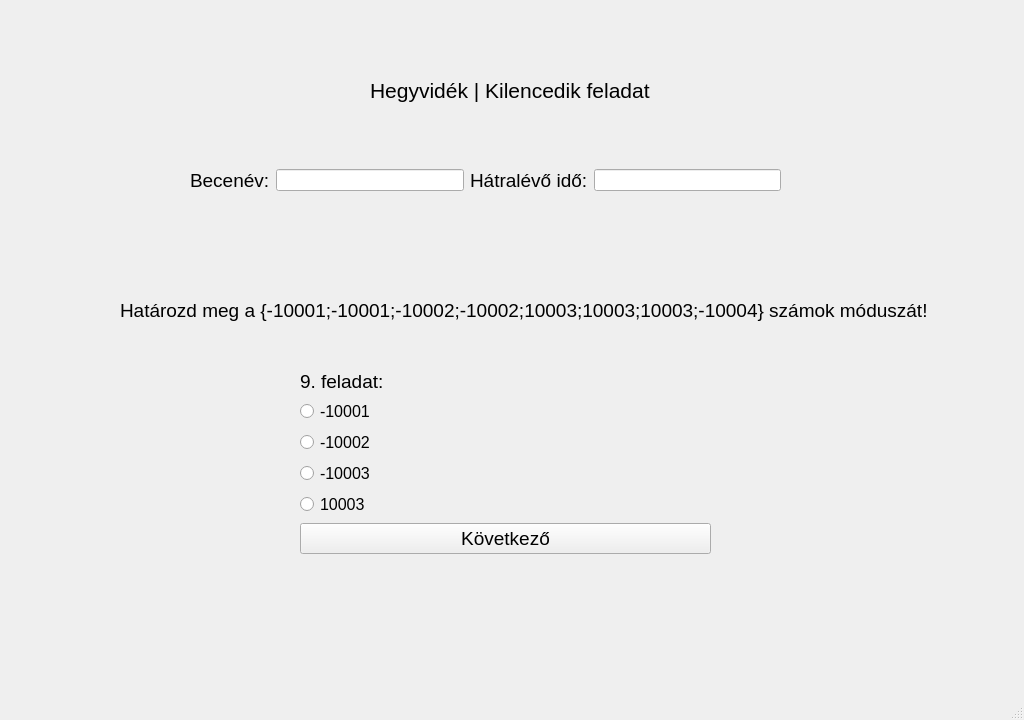
<?xml version="1.0" encoding="UTF-8"?>
<ui version="4.0">
 <class>ques1</class>
 <widget class="QMainWindow" name="ques1">
  <property name="geometry">
   <rect>
    <x>0</x>
    <y>0</y>
    <width>1024</width>
    <height>720</height>
   </rect>
  </property>
  <property name="windowTitle">
   <string>Játékos matematikai gyakorlóprogram</string>
  </property>
  <widget class="QWidget" name="centralwidget">
   <widget class="QLabel" name="label">
    <property name="geometry">
     <rect>
      <x>0</x>
      <y>-10</y>
      <width>1024</width>
      <height>720</height>
     </rect>
    </property>
    <property name="text">
     <string/>
    </property>
    <property name="pixmap">
     <pixmap>../szakdoga hátterek/game-background-cartoon-game-design-nature-asset-vector.jpg</pixmap>
    </property>
    <property name="scaledContents">
     <bool>true</bool>
    </property>
   </widget>
   <widget class="QLabel" name="label_4">
    <property name="geometry">
     <rect>
      <x>370</x>
      <y>70</y>
      <width>291</width>
      <height>41</height>
     </rect>
    </property>
    <property name="sizePolicy">
     <sizepolicy hsizetype="Expanding" vsizetype="Preferred">
      <horstretch>0</horstretch>
      <verstretch>0</verstretch>
     </sizepolicy>
    </property>
    <property name="font">
     <font>
      <pointsize>16</pointsize>
     </font>
    </property>
    <property name="cursor">
     <cursorShape>ArrowCursor</cursorShape>
    </property>
    <property name="text">
     <string>Hegyvidék | Kilencedik feladat</string>
    </property>
   </widget>
   <widget class="QWidget" name="horizontalLayoutWidget">
    <property name="geometry">
     <rect>
      <x>190</x>
      <y>140</y>
      <width>591</width>
      <height>81</height>
     </rect>
    </property>
    <layout class="QHBoxLayout" name="horizontalLayout">
     <item>
      <widget class="QLabel" name="label_2">
       <property name="font">
        <font>
         <pointsize>14</pointsize>
        </font>
       </property>
       <property name="text">
        <string>Becenév:</string>
       </property>
      </widget>
     </item>
     <item>
      <widget class="QLineEdit" name="T1">
       <property name="sizePolicy">
        <sizepolicy hsizetype="Expanding" vsizetype="Fixed">
         <horstretch>0</horstretch>
         <verstretch>0</verstretch>
        </sizepolicy>
       </property>
      </widget>
     </item>
     <item>
      <widget class="QLabel" name="label_3">
       <property name="font">
        <font>
         <pointsize>14</pointsize>
        </font>
       </property>
       <property name="text">
        <string>Hátralévő idő:</string>
       </property>
      </widget>
     </item>
     <item>
      <widget class="QLineEdit" name="T2">
       <property name="sizePolicy">
        <sizepolicy hsizetype="Expanding" vsizetype="Fixed">
         <horstretch>0</horstretch>
         <verstretch>0</verstretch>
        </sizepolicy>
       </property>
      </widget>
     </item>
    </layout>
   </widget>
   <widget class="QWidget" name="formLayoutWidget">
    <property name="geometry">
     <rect>
      <x>300</x>
      <y>370</y>
      <width>411</width>
      <height>251</height>
     </rect>
    </property>
    <layout class="QFormLayout" name="formLayout">
     <property name="labelAlignment">
      <set>Qt::AlignLeading|Qt::AlignLeft|Qt::AlignTop</set>
     </property>
     <item row="1" column="0">
      <widget class="QLabel" name="label_5">
       <property name="font">
        <font>
         <pointsize>14</pointsize>
        </font>
       </property>
       <property name="text">
        <string>9. feladat:</string>
       </property>
      </widget>
     </item>
     <item row="2" column="0">
      <widget class="QRadioButton" name="R1">
       <property name="font">
        <font>
         <pointsize>12</pointsize>
        </font>
       </property>
       <property name="text">
        <string>-10001</string>
       </property>
      </widget>
     </item>
     <item row="3" column="0">
      <widget class="QRadioButton" name="R2">
       <property name="font">
        <font>
         <pointsize>12</pointsize>
        </font>
       </property>
       <property name="text">
        <string>-10002</string>
       </property>
      </widget>
     </item>
     <item row="4" column="0">
      <widget class="QRadioButton" name="R3">
       <property name="font">
        <font>
         <pointsize>12</pointsize>
        </font>
       </property>
       <property name="text">
        <string>-10003</string>
       </property>
      </widget>
     </item>
     <item row="6" column="0" colspan="2">
      <widget class="QPushButton" name="B1">
       <property name="font">
        <font>
         <pointsize>14</pointsize>
        </font>
       </property>
       <property name="text">
        <string>Következő</string>
       </property>
      </widget>
     </item>
     <item row="5" column="0">
      <widget class="QRadioButton" name="R4">
       <property name="font">
        <font>
         <pointsize>12</pointsize>
        </font>
       </property>
       <property name="text">
        <string>10003</string>
       </property>
      </widget>
     </item>
    </layout>
   </widget>
   <widget class="QLabel" name="label_6">
    <property name="geometry">
     <rect>
      <x>120</x>
      <y>270</y>
      <width>841</width>
      <height>81</height>
     </rect>
    </property>
    <property name="font">
     <font>
      <pointsize>14</pointsize>
     </font>
    </property>
    <property name="text">
     <string>Határozd meg a {-10001;-10001;-10002;-10002;10003;10003;10003;-10004} számok móduszát!</string>
    </property>
    <property name="scaledContents">
     <bool>true</bool>
    </property>
   </widget>
  </widget>
  <widget class="QMenuBar" name="menubar">
   <property name="geometry">
    <rect>
     <x>0</x>
     <y>0</y>
     <width>1024</width>
     <height>21</height>
    </rect>
   </property>
  </widget>
  <widget class="QStatusBar" name="statusbar"/>
 </widget>
 <resources/>
 <connections/>
</ui>
